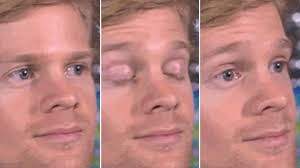
#> input picture cv_basics/images/blinking_guy.jpg, 300 x 168 px, given in place of the camera
$ python threshold_trackbar.py
#> lines starting #> are read from the running program, lines starting #| are printed output that depends on the picture
import cv2
import numpy as np

def nothing(x):
    pass

cap = cv2.VideoCapture(0)

cv2.namedWindow("Parameters")
cv2.createTrackbar("Threshold1", "Parameters", 150, 255, nothing)
cv2.createTrackbar("Threshold2", "Parameters", 255, 255, nothing)

while True:
    success, frame = cap.read()
#> frame is the input picture: shape (168, 300, 3); mean B, G, R 126.9, 131.3, 187.5
    if not success:
        break

    frame = cv2.flip(frame, 1)
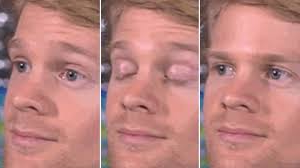
#> frame: shape (168, 300, 3); mean B, G, R 126.9, 131.3, 187.5

    gray = cv2.cvtColor(frame, cv2.COLOR_BGR2GRAY)
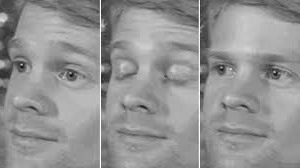
#> gray: shape (168, 300); min 7, max 254, mean 147.6
    blur = cv2.GaussianBlur(gray, (3,3), 0)

    t1 = cv2.getTrackbarPos("Threshold1", "Parameters")
    t2 = cv2.getTrackbarPos("Threshold2", "Parameters")

    edges = cv2.Canny(blur, t1, t2)
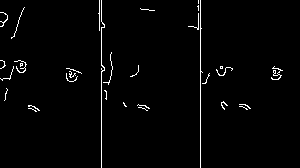
#> edges: shape (168, 300); 1.9% white in thin lines or dots

    cv2.imshow("Result", edges)

    if cv2.waitKey(1) & 0xFF == 27:
#> (key Esc is pressed here)
        break

cap.release()
cv2.destroyAllWindows()

$ run again, on cv_basics/images/hsj.jpg
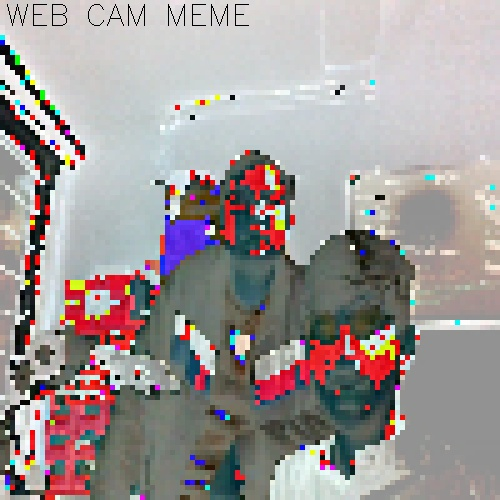
#> input picture cv_basics/images/hsj.jpg, 500 x 500 px, given in place of the camera
#> frame is the input picture: shape (500, 500, 3); mean B, G, R 152, 152.5, 160.2
#> `gray = cv2.cvtColor(frame, cv2.COLOR_BGR2GRAY)`:
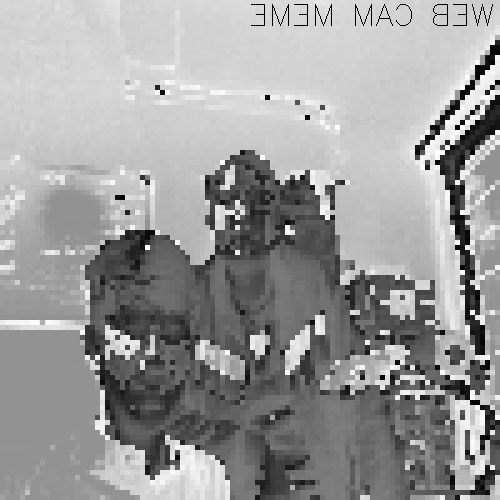
#> gray: shape (500, 500); min 0, max 255, mean 154.7
#> `edges = cv2.Canny(blur, t1, t2)`:
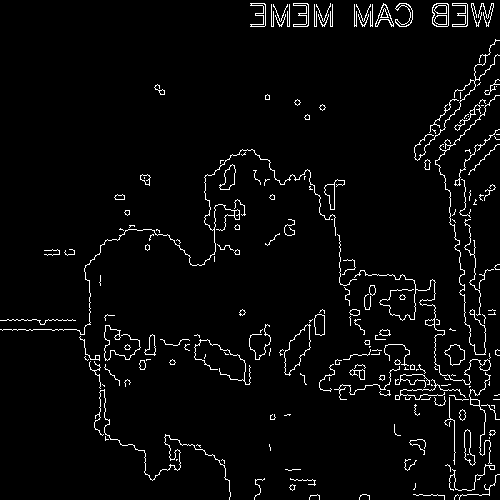
#> edges: shape (500, 500); 3.5% white in thin lines or dots
